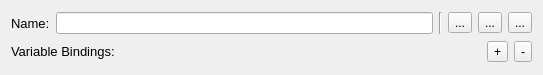
<?xml version="1.0" encoding="UTF-8"?>
<ui version="4.0">
 <class>HkTopNavigator</class>
 <widget class="QWidget" name="HkTopNavigator">
  <property name="geometry">
   <rect>
    <x>0</x>
    <y>0</y>
    <width>543</width>
    <height>75</height>
   </rect>
  </property>
  <property name="sizePolicy">
   <sizepolicy hsizetype="Preferred" vsizetype="Fixed">
    <horstretch>0</horstretch>
    <verstretch>0</verstretch>
   </sizepolicy>
  </property>
  <property name="windowTitle">
   <string/>
  </property>
  <layout class="QVBoxLayout" name="mainLayout">
   <item>
    <layout class="QHBoxLayout" name="horizontalLayout">
     <item>
      <widget class="QLabel" name="nameLabel">
       <property name="font">
        <font>
         <pointsize>10</pointsize>
        </font>
       </property>
       <property name="text">
        <string>Name:</string>
       </property>
      </widget>
     </item>
     <item>
      <widget class="QLineEdit" name="nameLineEdit">
       <property name="alignment">
        <set>Qt::AlignLeading|Qt::AlignLeft|Qt::AlignVCenter</set>
       </property>
      </widget>
     </item>
     <item>
      <widget class="Line" name="line_2">
       <property name="orientation">
        <enum>Qt::Vertical</enum>
       </property>
      </widget>
     </item>
     <item>
      <widget class="QToolButton" name="toolButton">
       <property name="text">
        <string>...</string>
       </property>
      </widget>
     </item>
     <item>
      <widget class="QToolButton" name="toolButton_2">
       <property name="text">
        <string>...</string>
       </property>
      </widget>
     </item>
     <item>
      <widget class="QToolButton" name="toolButton_3">
       <property name="text">
        <string>...</string>
       </property>
      </widget>
     </item>
    </layout>
   </item>
   <item>
    <layout class="QHBoxLayout" name="horizontalLayout_2">
     <item>
      <widget class="QLabel" name="label">
       <property name="font">
        <font>
         <pointsize>10</pointsize>
        </font>
       </property>
       <property name="text">
        <string>Variable Bindings:</string>
       </property>
      </widget>
     </item>
     <item>
      <widget class="QToolButton" name="toolButton_4">
       <property name="text">
        <string>+</string>
       </property>
      </widget>
     </item>
     <item>
      <widget class="QToolButton" name="toolButton_5">
       <property name="text">
        <string>-</string>
       </property>
      </widget>
     </item>
    </layout>
   </item>
   <item>
    <layout class="QGridLayout" name="bindingsVerticalLayout"/>
   </item>
  </layout>
 </widget>
 <resources/>
 <connections/>
</ui>
